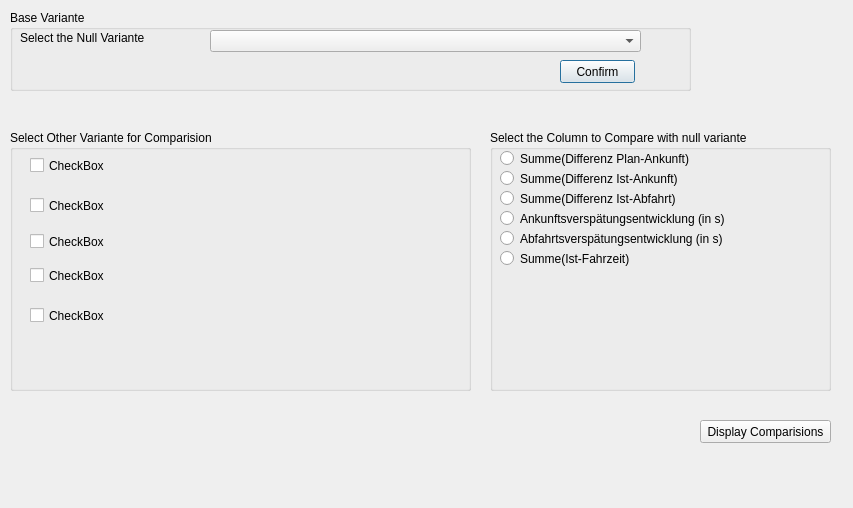
<?xml version="1.0" encoding="UTF-8"?>
<ui version="4.0">
 <class>VarianteAndColumnSelectionDialog</class>
 <widget class="QDialog" name="VarianteAndColumnSelectionDialog">
  <property name="geometry">
   <rect>
    <x>0</x>
    <y>0</y>
    <width>853</width>
    <height>508</height>
   </rect>
  </property>
  <property name="windowTitle">
   <string>Dialog</string>
  </property>
  <widget class="QGroupBox" name="groupBox_2">
   <property name="geometry">
    <rect>
     <x>490</x>
     <y>130</y>
     <width>341</width>
     <height>261</height>
    </rect>
   </property>
   <property name="title">
    <string>Select the Column to Compare with null variante</string>
   </property>
   <widget class="QRadioButton" name="radioButton">
    <property name="geometry">
     <rect>
      <x>10</x>
      <y>20</y>
      <width>261</width>
      <height>17</height>
     </rect>
    </property>
    <property name="text">
     <string>Summe(Differenz Plan-Ankunft)</string>
    </property>
   </widget>
   <widget class="QRadioButton" name="radioButton_2">
    <property name="geometry">
     <rect>
      <x>10</x>
      <y>40</y>
      <width>271</width>
      <height>17</height>
     </rect>
    </property>
    <property name="text">
     <string>Summe(Differenz Ist-Ankunft)</string>
    </property>
   </widget>
   <widget class="QRadioButton" name="radioButton_3">
    <property name="geometry">
     <rect>
      <x>10</x>
      <y>60</y>
      <width>251</width>
      <height>17</height>
     </rect>
    </property>
    <property name="text">
     <string>Summe(Differenz Ist-Abfahrt)</string>
    </property>
   </widget>
   <widget class="QRadioButton" name="radioButton_4">
    <property name="geometry">
     <rect>
      <x>10</x>
      <y>80</y>
      <width>261</width>
      <height>17</height>
     </rect>
    </property>
    <property name="text">
     <string>Ankunftsverspätungsentwicklung (in s)</string>
    </property>
   </widget>
   <widget class="QRadioButton" name="radioButton_5">
    <property name="geometry">
     <rect>
      <x>10</x>
      <y>100</y>
      <width>281</width>
      <height>17</height>
     </rect>
    </property>
    <property name="text">
     <string>Abfahrtsverspätungsentwicklung (in s)</string>
    </property>
   </widget>
   <widget class="QRadioButton" name="radioButton_6">
    <property name="geometry">
     <rect>
      <x>10</x>
      <y>120</y>
      <width>211</width>
      <height>17</height>
     </rect>
    </property>
    <property name="text">
     <string>Summe(Ist-Fahrzeit)</string>
    </property>
   </widget>
  </widget>
  <widget class="QGroupBox" name="groupBox">
   <property name="geometry">
    <rect>
     <x>10</x>
     <y>10</y>
     <width>681</width>
     <height>81</height>
    </rect>
   </property>
   <property name="title">
    <string>Base Variante</string>
   </property>
   <widget class="QComboBox" name="comboBox">
    <property name="geometry">
     <rect>
      <x>200</x>
      <y>20</y>
      <width>431</width>
      <height>22</height>
     </rect>
    </property>
   </widget>
   <widget class="QLabel" name="label">
    <property name="geometry">
     <rect>
      <x>10</x>
      <y>20</y>
      <width>171</width>
      <height>16</height>
     </rect>
    </property>
    <property name="text">
     <string>Select the Null Variante</string>
    </property>
   </widget>
   <widget class="QLabel" name="label_2">
    <property name="geometry">
     <rect>
      <x>10</x>
      <y>60</y>
      <width>131</width>
      <height>16</height>
     </rect>
    </property>
    <property name="text">
     <string/>
    </property>
   </widget>
   <widget class="QPushButton" name="pushButton_3">
    <property name="geometry">
     <rect>
      <x>550</x>
      <y>50</y>
      <width>75</width>
      <height>23</height>
     </rect>
    </property>
    <property name="text">
     <string>Confirm</string>
    </property>
   </widget>
  </widget>
  <widget class="QGroupBox" name="groupBox_3">
   <property name="geometry">
    <rect>
     <x>10</x>
     <y>130</y>
     <width>461</width>
     <height>261</height>
    </rect>
   </property>
   <property name="title">
    <string>Select Other Variante for Comparision</string>
   </property>
   <widget class="QCheckBox" name="checkBox1">
    <property name="geometry">
     <rect>
      <x>20</x>
      <y>20</y>
      <width>421</width>
      <height>31</height>
     </rect>
    </property>
    <property name="text">
     <string>CheckBox</string>
    </property>
   </widget>
   <widget class="QCheckBox" name="checkBox2">
    <property name="geometry">
     <rect>
      <x>20</x>
      <y>60</y>
      <width>421</width>
      <height>31</height>
     </rect>
    </property>
    <property name="text">
     <string>CheckBox</string>
    </property>
   </widget>
   <widget class="QCheckBox" name="checkBox3">
    <property name="geometry">
     <rect>
      <x>20</x>
      <y>96</y>
      <width>421</width>
      <height>31</height>
     </rect>
    </property>
    <property name="text">
     <string>CheckBox</string>
    </property>
   </widget>
   <widget class="QCheckBox" name="checkBox4">
    <property name="geometry">
     <rect>
      <x>20</x>
      <y>130</y>
      <width>421</width>
      <height>31</height>
     </rect>
    </property>
    <property name="text">
     <string>CheckBox</string>
    </property>
   </widget>
   <widget class="QCheckBox" name="checkBox5">
    <property name="geometry">
     <rect>
      <x>20</x>
      <y>170</y>
      <width>421</width>
      <height>31</height>
     </rect>
    </property>
    <property name="text">
     <string>CheckBox</string>
    </property>
   </widget>
  </widget>
  <widget class="QPushButton" name="pushButton">
   <property name="geometry">
    <rect>
     <x>700</x>
     <y>420</y>
     <width>131</width>
     <height>23</height>
    </rect>
   </property>
   <property name="text">
    <string>Display Comparisions</string>
   </property>
  </widget>
 </widget>
 <resources/>
 <connections/>
</ui>
